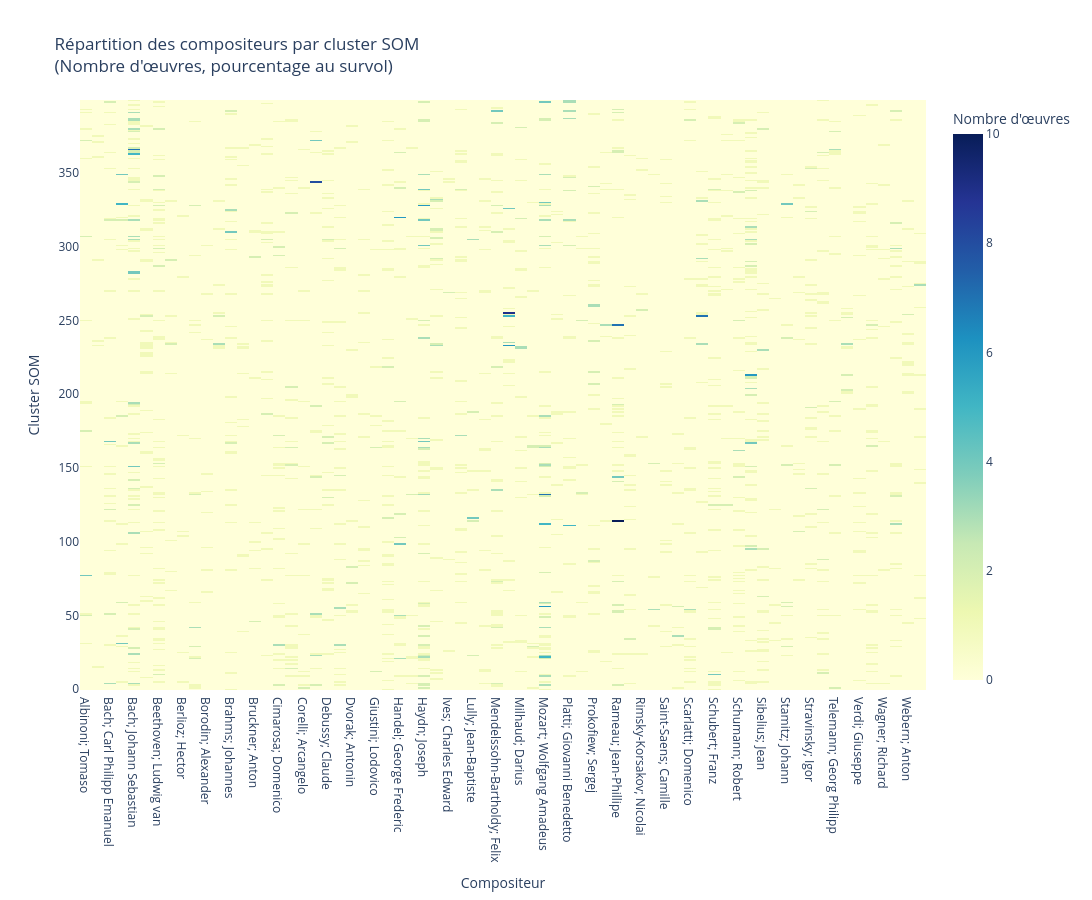

Notebook cell for this chart:
### Code cell
import numpy as np
import pandas as pd
import seaborn as sns
import matplotlib.pyplot as plt

# Compute cluster for each sample
clusters = []
for sample in X:
    w = som.winner(scaler.transform([sample])[0])
    cluster_id = w[0] * som_size + w[1]
    clusters.append(cluster_id)
clusters = np.array(clusters)

# Build a DataFrame: rows=clusters, columns=composers, values=counts
df_heatmap = pd.DataFrame({'cluster': clusters, 'composer': y})
pivot = pd.pivot_table(df_heatmap, index='cluster', columns='composer', aggfunc=len, fill_value=0)

# Calculate percentages for annotation (for hover)
percentages = pivot.div(pivot.sum(axis=1).replace(0, np.nan), axis=0) * 100
hovertext = pivot.astype(str) + "<br>" + percentages.round(1).astype(str) + "%"

import plotly.graph_objects as go

fig = go.Figure(data=go.Heatmap(
    z=pivot.values,
    x=pivot.columns,
    y=pivot.index,
    colorscale='YlGnBu',
    colorbar=dict(title="Nombre d'œuvres"),
    text=hovertext.values,
    hovertemplate="Cluster %{y}<br>Compositeur: %{x}<br>Nombre: %{z}<br>Pourcentage: %{text}<extra></extra>"
))

fig.update_layout(
    title="Répartition des compositeurs par cluster SOM<br>(Nombre d'œuvres, pourcentage au survol)",
    xaxis_title="Compositeur",
    yaxis_title="Cluster SOM",
    width=1800,
    height=900
)

fig.show()

### Figure 1 — Plotly figure (JSON) as saved in the notebook; plotly's stock layout.template omitted (floating-point values rounded to 4 significant figures; data arrays with more than 128 entries replaced by an {"elided": "..."} marker saying what was removed)
{"data": [{"colorbar": {"title": {"text": "Nombre d'œuvres"}}, "colorscale": [[0, "rgb(255,255,217)"], [0.125, "rgb(237,248,177)"], [0.25, "rgb(199,233,180)"], [0.375, "rgb(127,205,187)"], [0.5, "rgb(65,182,196)"], [0.625, "rgb(29,145,192)"], [0.75, "rgb(34,94,168)"], [0.875, "rgb(37,52,148)"], [1, "rgb(8,29,88)"]], "hovertemplate": "Cluster %{y}<br>Compositeur: %{x}<br>Nombre: %{z}<br>Pourcentage: %{text}<extra></extra>", "text": {"elided": "378x70 str values"}, "type": "heatmap", "x": ["Albinoni; Tomaso", "Antheil; George", "Bach; Carl Philipp Emanuel", "Bach; Johann Christian", "Bach; Johann Sebastian", "Bartok; Bela", "Beethoven; Ludwig van", "Berg; Alban", "Berlioz; Hector", "Boccherini; Luigi Rodolofo", "Borodin; Alexander", "Boulez; Pierre", "Brahms; Johannes", "Britten; Benjamin", "Bruckner; Anton", "Chopin; Frederic", "Cimarosa; Domenico", "Clementi; Muzio", "Corelli; Arcangelo", "Couperin; Francois", "Debussy; Claude", "Dussek; Jan Ladislav", "Dvorak; Antonin", "Faure; Gabriel", "Giustini; Lodovico", "Grieg; Edvard", "Handel; George Frederic", "Haydn; Johann Michael", "Haydn; Joseph", "Hindemith; Paul", "Ives; Charles Edward", "Liszt; Franz", "Lully; Jean-Baptiste", "Mahler; Gustav", "Mendelssohn-Bartholdy; Felix", "Messiaen; Olivier", "Milhaud; Darius", "Mozart; Leopold", "Mozart; Wolfgang Amadeus", "Mussorgsky; Modest", "Platti; Giovanni Benedetto", "Pleyel; Ignace Joseph", "Prokofiew; Sergej", "Purcell; Henry", "Rameau; Jean-Phillipe", "Ravel; Maurice", "Rimsky-Korsakov; Nicolai", "Rossini; Gioacchino", "Saint-Saens; Camille", "Salieri; Antonio", "Scarlatti; Domenico", "Schoenberg; Arnold", "Schubert; Franz", "Schumann; Clara", "Schumann; Robert", "Shostakovich; Dmitri", "Sibelius; Jean", "Smetana; Bedrich", "Stamitz; Johann", "Strauss; Richard", "Stravinsky; Igor", "Tchaikovsky; Peter Iljitsch", "Telemann; Georg Philipp", "Varese; Edgar", "Verdi; Giuseppe", "Vivaldi; Antonio", "Wagner; Richard", "Weber; Carl Maria von", "Webern; Anton", "Weill; Kurt"], "y": {"elided": "378 int values"}, "z": {"elided": "378x70 int values"}}], "layout": {"height": 900, "title": {"text": "Répartition des compositeurs par cluster SOM<br>(Nombre d'œuvres, pourcentage au survol)"}, "width": 1800, "xaxis": {"title": {"text": "Compositeur"}}, "yaxis": {"title": {"text": "Cluster SOM"}}}}
